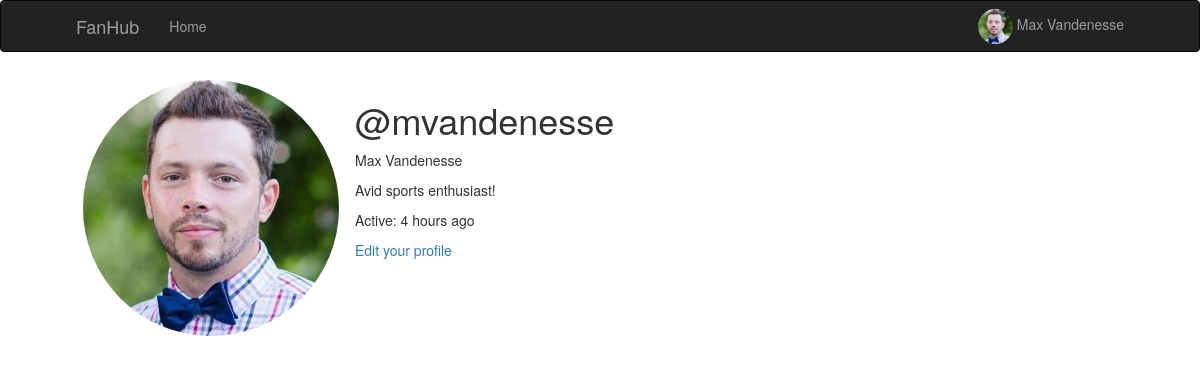
/user/mvandenesse (signed in), run on an earlier commit of the app's database.
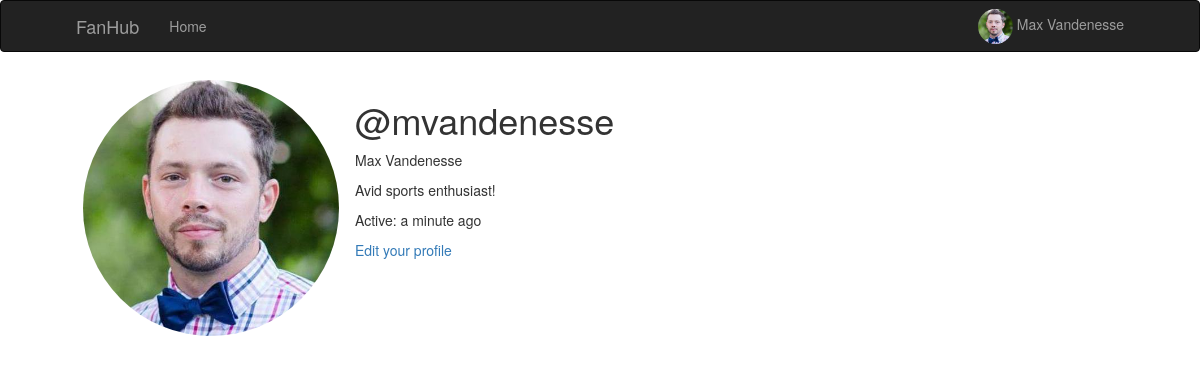
And on a later commit of the database.
### app/models.py (models this page shows, shortened)
class User(UserMixin, db.Model):
    id = db.Column(db.Integer, primary_key=True)
    username = db.Column(db.String(64), index=True, unique=True)
    email = db.Column(db.String(120), index=True, unique=True)
    password_hash = db.Column(db.String(128))
    about_me = db.Column(db.String(140))
    last_seen = db.Column(db.DateTime, default=datetime.utcnow)
    image_path = db.Column(db.String(5000))
    first_name = db.Column(db.String(120))
    last_name = db.Column(db.String(120))
    full_name = db.Column(db.String(240))

### app/routes.py (the view)
@app.route('/user/<username>')
@login_required
def user(username):
    page = request.args.get('page', 1, type=int)
    user = User.query.filter_by(username=username).first_or_404()
    return render_template('user.html', user=user)

### app/models.py (called while the page is built)
@login.user_loader
def load_user(id):
    return User.query.get(int(id))

### app/routes.py (called while the page is built)
@app.before_request
def before_request():
    if current_user.is_authenticated:
        current_user.last_seen = datetime.utcnow()
        db.session.commit()

### app/templates/user.html
 {% extends "base.html" %} {% block app_content %}
<table class="table body">
    <tr>
        <td width="256px">
            {% if user.image_path %}
            <img src={{user.image_path}} class="img-circle  " style="height: 256px; width: 256px;"> {% else %}
            <img src=" {{ user.avatar(256, user.first_name, user.last_name) }} " class="img-circle userTemplateProfileImage "> {% endif %}
        </td>
        <td>
            <h1>@{{ user.username }}</h1>
            <p>{{user.full_name}}</p>
            {% if user.about_me %}
            <p>{{ user.about_me }}</p>{% endif %} {% if user.last_seen %}
            <p>Active: {{ moment(user.last_seen).fromNow() }}{% endif %} {% if user == current_user %}
                <p>
                    <a class="removeUnderline" href="{{ url_for( 'edit_profile') }} ">Edit your profile</a>
                </p>
                {% endif %}
        </td>
    </tr>
</table>
{% endblock %}

### app/templates/base.html (shortened to what this page needs)
{% extends 'bootstrap/base.html' %}  {% block navbar %}
<link rel=" stylesheet " href="{{ url_for( 'static', filename='css/style.css' ) }} ">
<nav class="navbar navbar-inverse">
    <div class="container">
        <div class="navbar-header">
            <a class="navbar-brand" href="{{ url_for('index') }}">FanHub</a>
            <div class="collapse navbar-collapse" id="bs-example-navbar-collapse-1">
                <ul class="nav navbar-nav">
                    <li>
                        <a href="{{ url_for('index') }}">Home</a>
                    </li>
                </ul>
                <ul class="nav navbar-nav navbar-right">
                    {% if current_user.is_anonymous %}
                    <li>
                        <a href="{{ url_for('login') }}">Login</a>
                    </li>
                    {% else %}
                    <ul class="nav navbar-nav navbar-right">
                        <li class="dropdown">
                            <a href="#" class="dropdown-toggle" style="padding-top:0px !important;padding-bottom:0px !important;margin-top:8px;" data-toggle="dropdown"
                                role="button" aria-haspopup="true" aria-expanded="false">
                                <img src={{current_user.image_path}} class="img-circle  " style="height: 35px; width: 35px;"> {{current_user.full_name}}
                            </a>
                        </li>
                    </ul>
                    {% endif %}
                </ul>
            </div>
        </div>
</nav>
{% endblock %} {% block content %}
<div class="container ">
      {% block app_content
    %}{% endblock %}
</div>
{% endblock %}

### app/static/css/style.css (style rules this page uses)
.container { display: flex !important; flex-flow: column !important; height: auto !important; width: 90% !important; }
.table { margin-bottom: 0; width: -webkit-fill-available; }
.table>tbody>tr>td { border-top: 0px !important; }
.removeUnderline { text-decoration: none !important; }

What changed in the data, as far as the page shows it:
changed User "mvandenesse": last_seen "4 hours ago" → "a minute ago"
